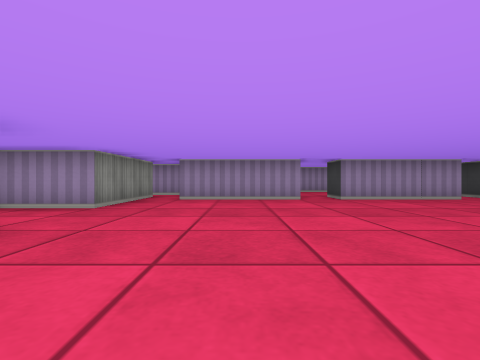
[1] (above)

15 first-person views from a walk through a cub3D maze. The camera is about half as high as the walls, looks level and sees 85° across. The floor is counted in squares. Each view is taken from the middle of a square. On the plan, view 1 faces up. The plan holds only what a view shows up to about 9 squares ahead; the rest is blank.

[2]
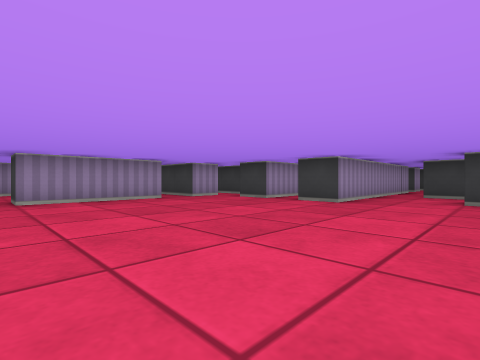

[3]
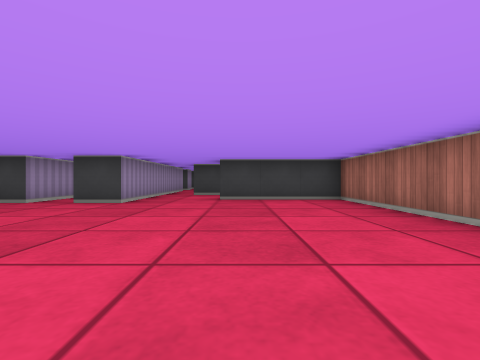

[4]
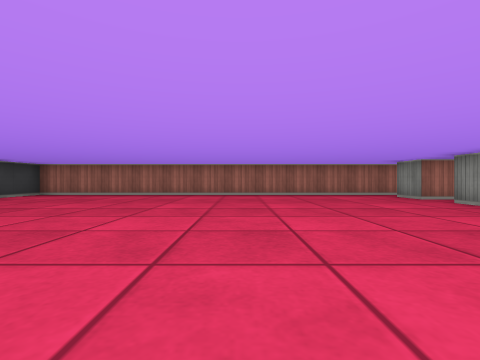

[5]
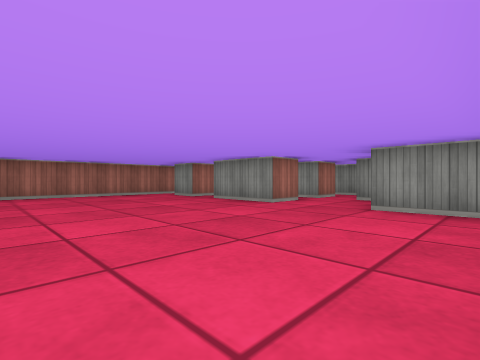

[6]
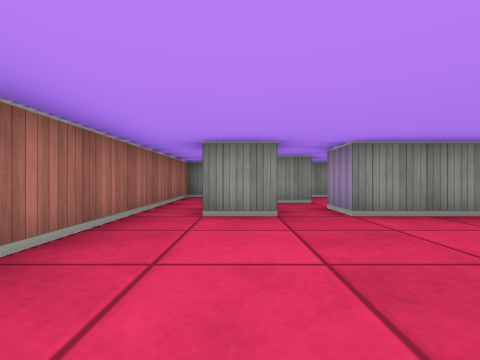

[7]
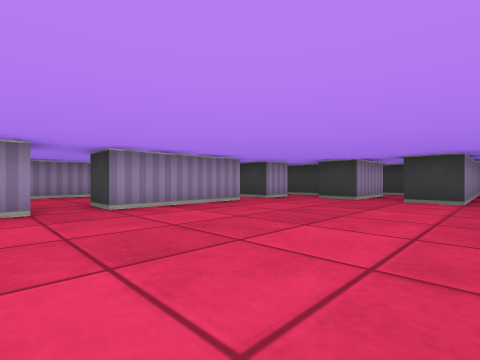

[8]
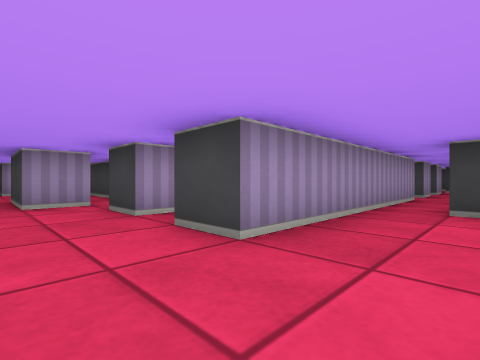

[9]
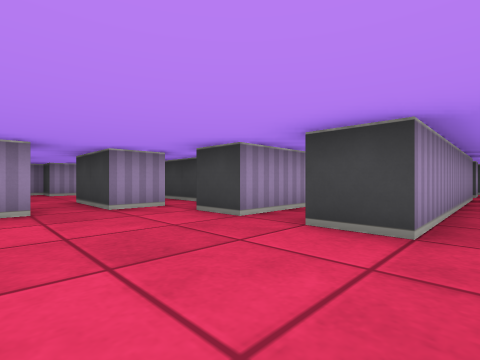

[10]
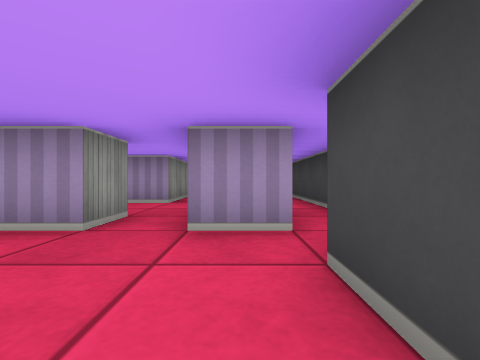

[11]
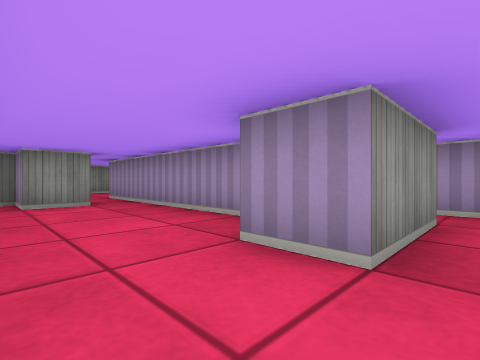

[12]
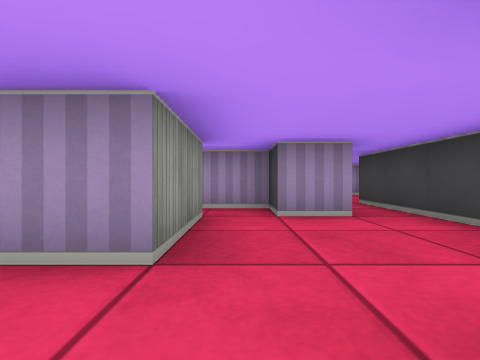

[13]
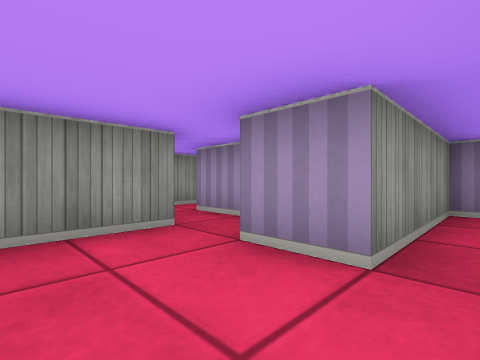

[14]
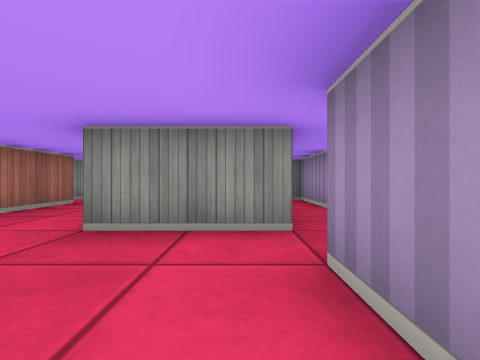

[15]
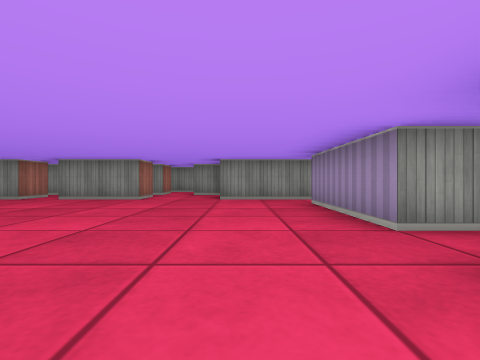

### Floor plan
Key: @ floor where view 1 was taken; # wall or solid block; . floor.
Columns run from 7 left of view 1 to 17 right of it. Each row starts with its distance up from view 1.
 15                #.
 14               ##.
 13          ##.###.#
 12         ##....#.#
 11      .#######...#
 10      .......#...#
  9     ##.#........#
  8     ####......#.#
  7     #.###.###.#.#
  6     #...........#
  5    ##..........## #
  4   # ..............#
  3 #..............###### # #
  2 #.#.#....................
  1 #...#.............#
  0   #....@........#
 -1   #.#...........#
 -2 #...............#
 -3 #################

Where each view was taken, in squares from view 1:
view 1: 0 up, 0 right, facing up
view 2: 0 up, 2 right, facing up-right
view 3: 0 up, 2 right, facing right
view 4: 6 up, 2 right, facing down
view 5: 6 up, 2 right, facing down-left
view 6: 1 down, 1 right, facing left
view 7: 2 up, 1 right, facing up-right
view 8: 1 up, 6 right, facing up-right
view 9: 2 up, 5 right, facing up-right
view 10: 4 up, 7 right, facing up
view 11: 8 up, 6 right, facing up-left
view 12: 8 up, 6 right, facing up
view 13: 10 up, 8 right, facing up-left
view 14: 11 up, 8 right, facing left
view 15: 5 up, 4 right, facing left
